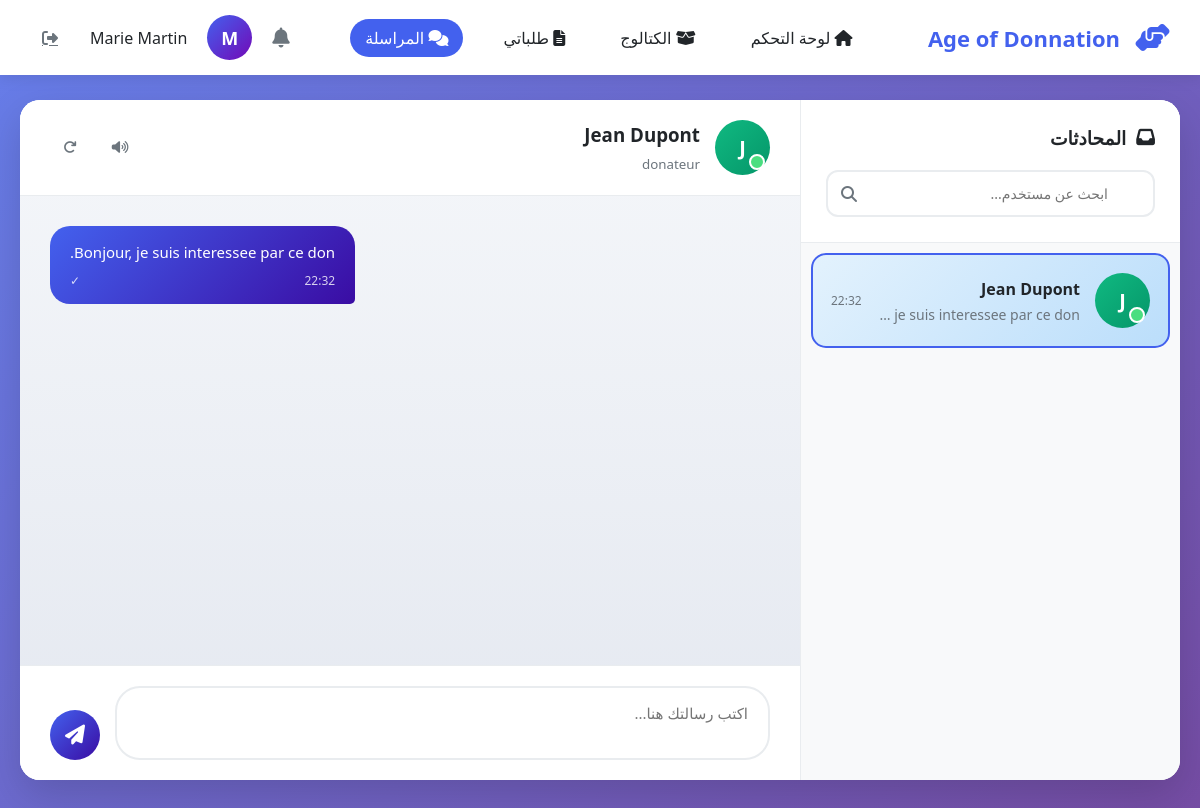
Page /beneficiaire/messagerie.php?user_id=2 (signed in) on the committed database.
### tables this page shows
CREATE TABLE `users` (
  `id` INT(11) NOT NULL AUTO_INCREMENT,
  `nom` VARCHAR(100) NOT NULL,
  `email` VARCHAR(255) NOT NULL,
  `password` VARCHAR(255) NOT NULL,
  `type` ENUM('donateur','beneficiaire','livreur','admin') NOT NULL,
  `telephone` VARCHAR(20) DEFAULT NULL,
  `adresse` TEXT DEFAULT NULL,
  `ville` VARCHAR(100) DEFAULT NULL,
  `status` ENUM('active','inactive','pending') DEFAULT 'active',
  `reset_token` VARCHAR(100) DEFAULT NULL,
  `reset_expires` DATETIME DEFAULT NULL,
  `created_at` TIMESTAMP NOT NULL DEFAULT CURRENT_TIMESTAMP,
  `updated_at` TIMESTAMP NOT NULL DEFAULT CURRENT_TIMESTAMP ON UPDATE CURRENT_TIMESTAMP,
  PRIMARY KEY (`id`),
  UNIQUE KEY `email` (`email`)
);

CREATE TABLE `messages` (
  `id` INT(11) NOT NULL AUTO_INCREMENT,
  `expediteur_id` INT(11) NOT NULL,
  `destinataire_id` INT(11) NOT NULL,
  `demande_id` INT(11) DEFAULT NULL,
  `message` TEXT NOT NULL,
  `lu` TINYINT(1) DEFAULT 0,
  `lu_at` TIMESTAMP NULL DEFAULT NULL,
  `created_at` TIMESTAMP NOT NULL DEFAULT CURRENT_TIMESTAMP,
  PRIMARY KEY (`id`),
  KEY `expediteur_id` (`expediteur_id`),
  KEY `destinataire_id` (`destinataire_id`),
  KEY `demande_id` (`demande_id`),
  CONSTRAINT `messages_ibfk_1`
    FOREIGN KEY (`expediteur_id`) REFERENCES `users` (`id`)
    ON DELETE CASCADE,
  CONSTRAINT `messages_ibfk_2`
    FOREIGN KEY (`destinataire_id`) REFERENCES `users` (`id`)
    ON DELETE CASCADE,
  CONSTRAINT `messages_ibfk_3`
    FOREIGN KEY (`demande_id`) REFERENCES `demandes` (`id`)
    ON DELETE SET NULL
);

### beneficiaire/messagerie.php (the view, shortened to what this page needs)
<?php
$database = new Database();
$db = $database->getConnection();
$user_id = $_SESSION['user_id'];
$user_nom = $_SESSION['user_nom'];
$selected_user_id = isset($_GET['user_id']) ? $_GET['user_id'] : null;
$query_conversations = "
    SELECT DISTINCT
        u.id as other_id,
        u.nom as other_nom,
        u.type as other_type,
        (SELECT message FROM messages m
         WHERE (m.expediteur_id = u.id AND m.destinataire_id = :user_id)
            OR (m.expediteur_id = :user_id AND m.destinataire_id = u.id)
         ORDER BY m.created_at DESC LIMIT 1) as last_message,
        (SELECT COUNT(*) FROM messages m2
         WHERE m2.expediteur_id = u.id AND m2.destinataire_id = :user_id AND m2.lu = 0) as unread,
        (SELECT created_at FROM messages m3
         WHERE (m3.expediteur_id = u.id AND m3.destinataire_id = :user_id)
            OR (m3.expediteur_id = :user_id AND m3.destinataire_id = u.id)
         ORDER BY m3.created_at DESC LIMIT 1) as last_time
    FROM users u
    WHERE u.id IN (
        SELECT DISTINCT
            CASE
                WHEN m.expediteur_id = :user_id THEN m.destinataire_id
                ELSE m.expediteur_id
            END
        FROM messages m
        WHERE m.expediteur_id = :user_id OR m.destinataire_id = :user_id
    )
    AND u.id != :user_id
    ORDER BY last_time DESC
";
$stmt_conv = $db->prepare($query_conversations);
$stmt_conv->bindParam(':user_id', $user_id);
$stmt_conv->execute();
$conversations = $stmt_conv->fetchAll(PDO::FETCH_ASSOC);
$messages = [];
$other_user = null;
if ($selected_user_id) {
    $query_user = "SELECT id, nom, type FROM users WHERE id = :id";
    $stmt_user = $db->prepare($query_user);
    $stmt_user->bindParam(':id', $selected_user_id);
    $stmt_user->execute();
    $other_user = $stmt_user->fetch(PDO::FETCH_ASSOC);
    if ($other_user) {
        $query_messages = "
            SELECT m.*, u.nom as sender_name
            FROM messages m
            INNER JOIN users u ON m.expediteur_id = u.id
            WHERE (m.expediteur_id = :user_id AND m.destinataire_id = :other_id)
               OR (m.expediteur_id = :other_id AND m.destinataire_id = :user_id)
            ORDER BY m.created_at ASC
        ";
        $stmt_msg = $db->prepare($query_messages);
        $stmt_msg->bindParam(':user_id', $user_id);
        $stmt_msg->bindParam(':other_id', $selected_user_id);
        $stmt_msg->execute();
        $messages = $stmt_msg->fetchAll(PDO::FETCH_ASSOC);
    }
}
?>
<!DOCTYPE html>
<html lang="fr" dir="rtl">
<head>
    <link rel="stylesheet" href="https://cdnjs.cloudflare.com/ajax/libs/font-awesome/6.4.0/css/all.min.css">
</head>
<body>
    <header class="app-header">
        <a href="dashboard.php" class="logo">
            <i class="fas fa-hands-helping"></i>
            <span>Age of Donnation</span>
        </a>
        <ul class="nav-links">
            <li><a href="dashboard.php"><i class="fas fa-home"></i> لوحة التحكم</a></li>
            <li><a href="catalogue.php"><i class="fas fa-box-open"></i> الكتالوج</a></li>
            <li><a href="mes-demandes.php"><i class="fas fa-file-alt"></i> طلباتي</a></li>
            <li><a href="messagerie.php" class="active"><i class="fas fa-comments"></i> المراسلة</a></li>
        </ul>
        <div class="user-menu">
            <div class="notification-bell" onclick="toggleNotifications()" id="notificationBell">
                <i class="fas fa-bell"></i>
            </div>
            <div class="user-avatar">
                <?php echo strtoupper(substr($user_nom, 0, 1)); ?>
            </div>
            <span style="color: var(--dark); font-weight: 500;"><?php echo $user_nom; ?></span>
            <a href="../auth/logout.php" class="chat-btn" title="تسجيل الخروج">
                <i class="fas fa-sign-out-alt"></i>
            </a>
        </div>
    </header>
    <div class="main-container">
        <div class="messenger-wrapper">
            <div class="sidebar">
                <div class="sidebar-header">
                    <h3><i class="fas fa-inbox"></i> المحادثات</h3>
                    <form method="GET" class="search-box" id="searchForm">
                        <input type="text" name="search" id="searchInput" placeholder="ابحث عن مستخدم..."
                               value="<?php echo htmlspecialchars($_GET['search'] ?? ''); ?>">
                        <i class="fas fa-search"></i>
                    </form>
                </div>
                <div class="conversations-container" id="conversationsList">
                    <?php if(empty($conversations)): ?>
                        <div class="empty-state">
                            <i class="fas fa-comments"></i>
                            <h3>لا توجد محادثات</h3>
                            <p>ابحث عن مستخدم لبدء محادثة جديدة</p>
                        </div>
                    <?php else: ?>
                        <?php foreach($conversations as $conv): ?>
                        <div class="conversation-item <?php echo $selected_user_id == $conv['other_id'] ? 'active' : ''; ?>"
                             onclick="window.location.href='?user_id=<?php echo $conv['other_id']; ?>'"
                             id="conv-<?php echo $conv['other_id']; ?>">
                            <div class="avatar type-<?php echo $conv['other_type']; ?> online">
                                <?php echo strtoupper(substr($conv['other_nom'], 0, 1)); ?>
                            </div>
                            <div class="conversation-info">
                                <h4><?php echo htmlspecialchars($conv['other_nom']); ?></h4>
                                <p id="last-msg-<?php echo $conv['other_id']; ?>">
                                    <?php echo $conv['last_message'] ? htmlspecialchars($conv['last_message']) : 'بداية المحادثة...'; ?>
                                </p>
                            </div>
                            <div class="conversation-meta">
                                <?php if($conv['last_time']): ?>
                                    <span class="conversation-time" id="time-<?php echo $conv['other_id']; ?>">
                                        <?php echo date('H:i', strtotime($conv['last_time'])); ?>
                                    </span>
                                <?php endif; ?>
                            </div>
                        </div>
                        <?php endforeach; ?>
                    <?php endif; ?>
                </div>
            </div>
            <div class="chat-area">
                <?php if($selected_user_id && $other_user): ?>
                    <div class="chat-header">
                        <div class="chat-user">
                            <div class="avatar type-<?php echo $other_user['type']; ?> online">
                                <?php echo strtoupper(substr($other_user['nom'], 0, 1)); ?>
                            </div>
                            <div class="chat-user-info">
                                <h3><?php echo htmlspecialchars($other_user['nom']); ?></h3>
                                <small><?php echo $other_user['type']; ?></small>
                            </div>
                        </div>
                        <div class="chat-actions">
                            <button class="chat-btn" onclick="toggleSound()" id="soundToggle" title="تفعيل/إلغاء الصوت">
                            </button>
                            <button class="chat-btn" onclick="window.location.reload()" title="تحديث">
                                <i class="fas fa-redo"></i>
                            </button>
                        </div>
                    </div>
                    <div class="messages-container" id="messagesContainer">
                        <?php if(empty($messages)): ?>
                            <div class="empty-state" style="margin: auto;">
                                <i class="fas fa-comment-dots"></i>
                                <h3>ابدأ المحادثة</h3>
                                <p>أرسل أول رسالة إلى <?php echo htmlspecialchars($other_user['nom']); ?></p>
                            </div>
                        <?php else: ?>
                            <?php foreach($messages as $msg): ?>
                            <div class="message <?php echo $msg['expediteur_id'] == $user_id ? 'message-sent' : 'message-received'; ?>">
                                <div class="message-text"><?php echo htmlspecialchars($msg['message']); ?></div>
                                <div class="message-time">
                                    <span><?php echo date('H:i', strtotime($msg['created_at'])); ?></span>
                                    <?php if($msg['expediteur_id'] == $user_id): ?>
                                        <span class="message-status">
                                            <?php echo $msg['lu'] ? '✓✓' : '✓'; ?>
                                        </span>
                                    <?php endif; ?>
                                </div>
                            </div>
                            <?php endforeach; ?>
                        <?php endif; ?>
                    </div>
                    <form method="POST" class="input-area">
                        <textarea name="message" class="message-input" placeholder="اكتب رسالتك هنا..." required></textarea>
                        <button type="submit" class="send-btn">
                            <i class="fas fa-paper-plane"></i>
                        </button>
                    </form>
                <?php endif; ?>
            </div>
        </div>
    </div>
</body>
</html>

### rows in the picture
users: nom "J", nom "Jean Dupont", last_message "Bonjour, je suis interessee par ce d…", last_time "22:32", type "donateur"
messages: message "Bonjour, je suis interessee par ce don.", created_at "22:32"

### other values in the picture
substr($user_nom, 0, 1) "M"
$user_nom "Marie Martin"
